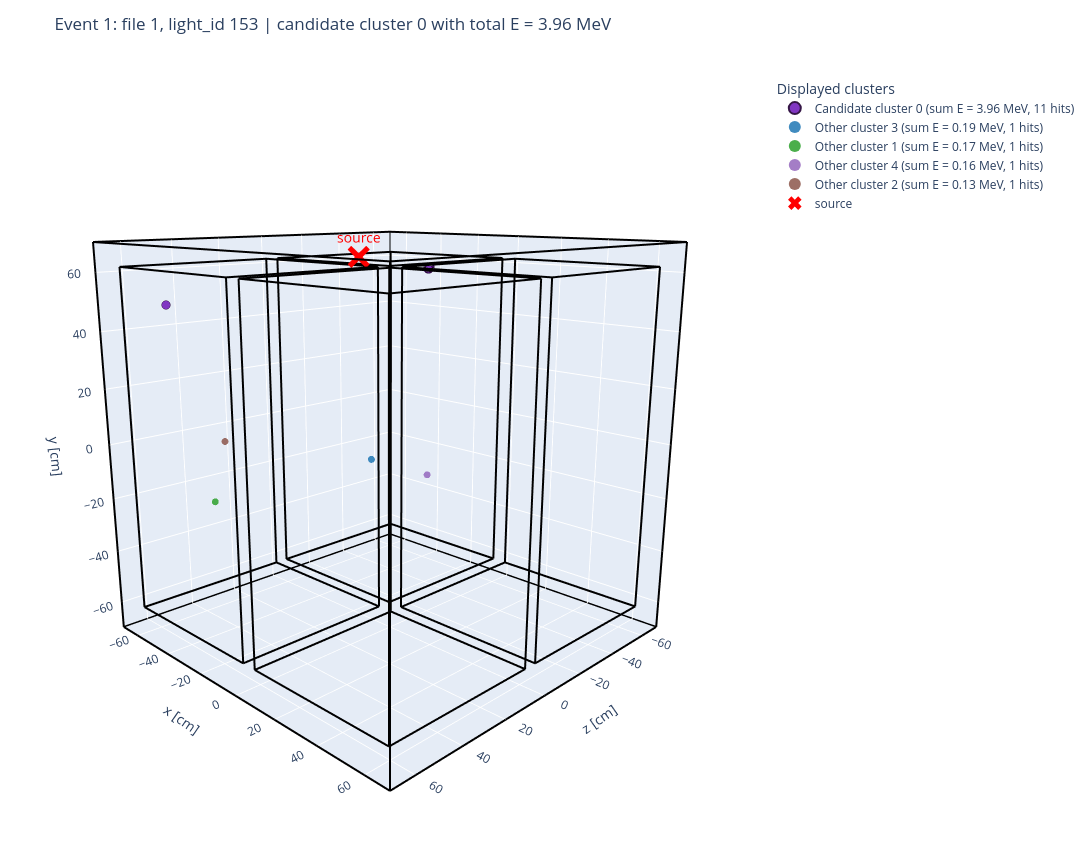
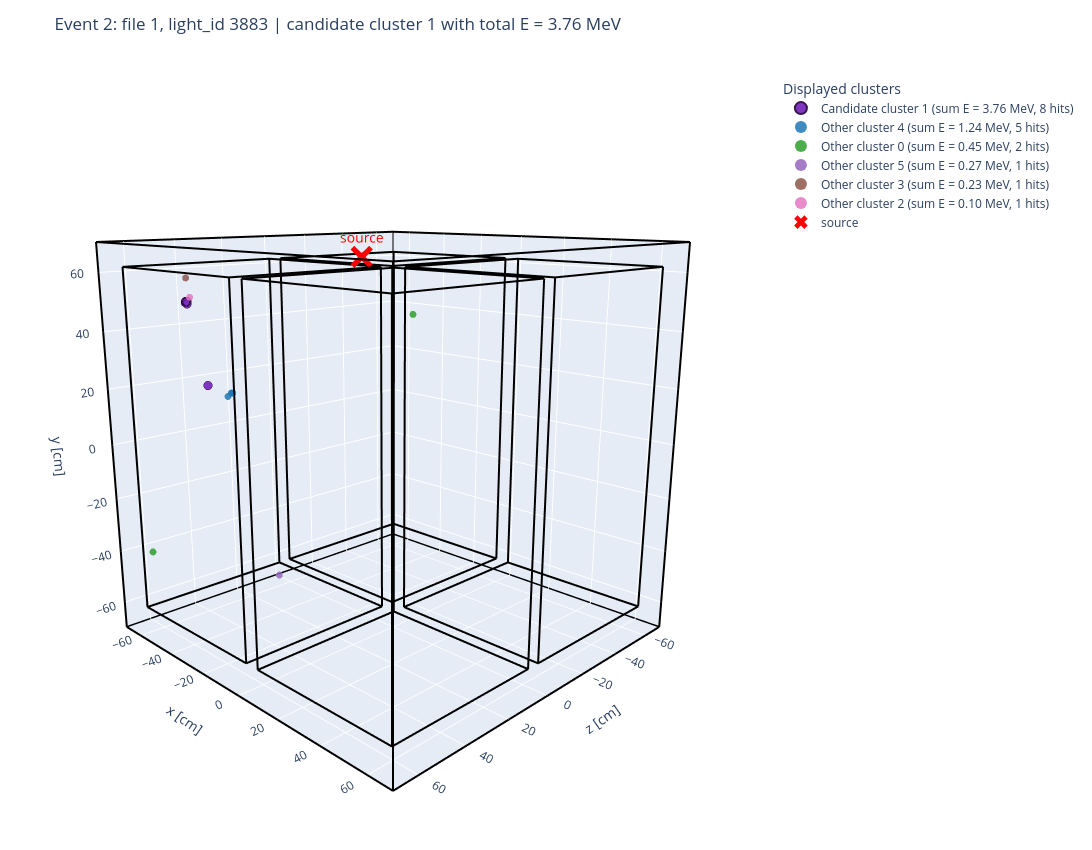
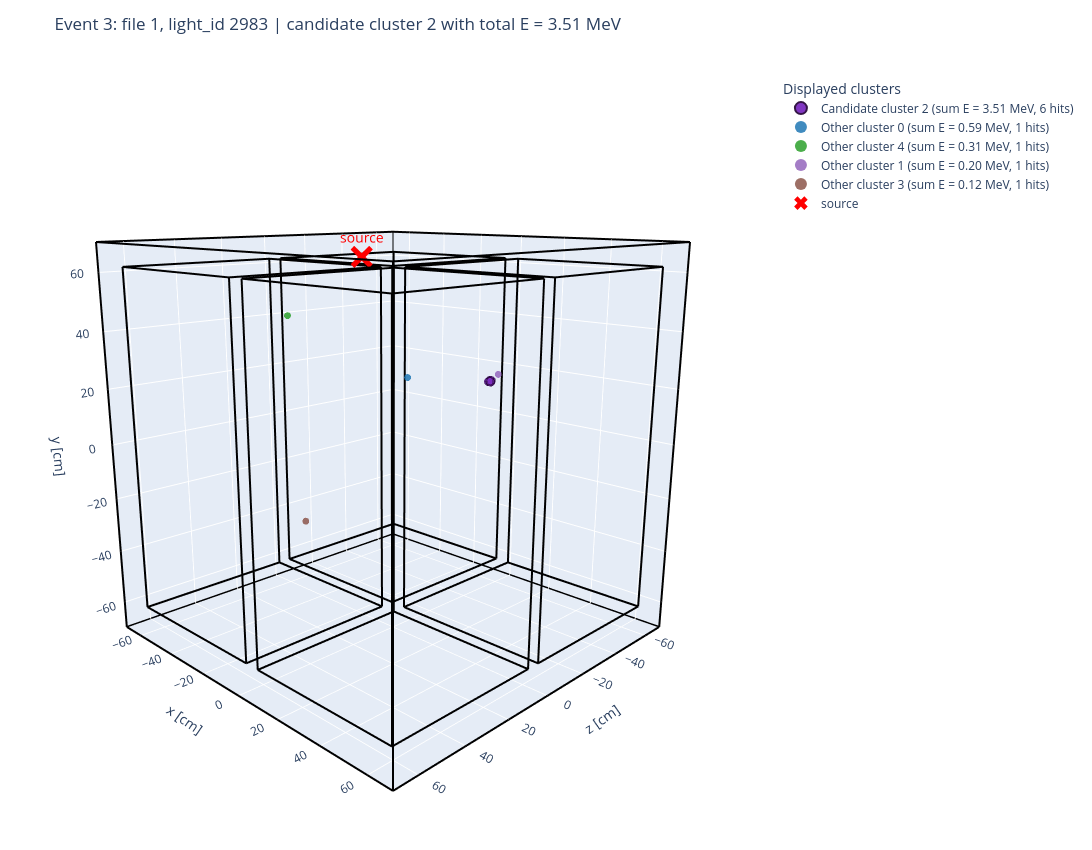
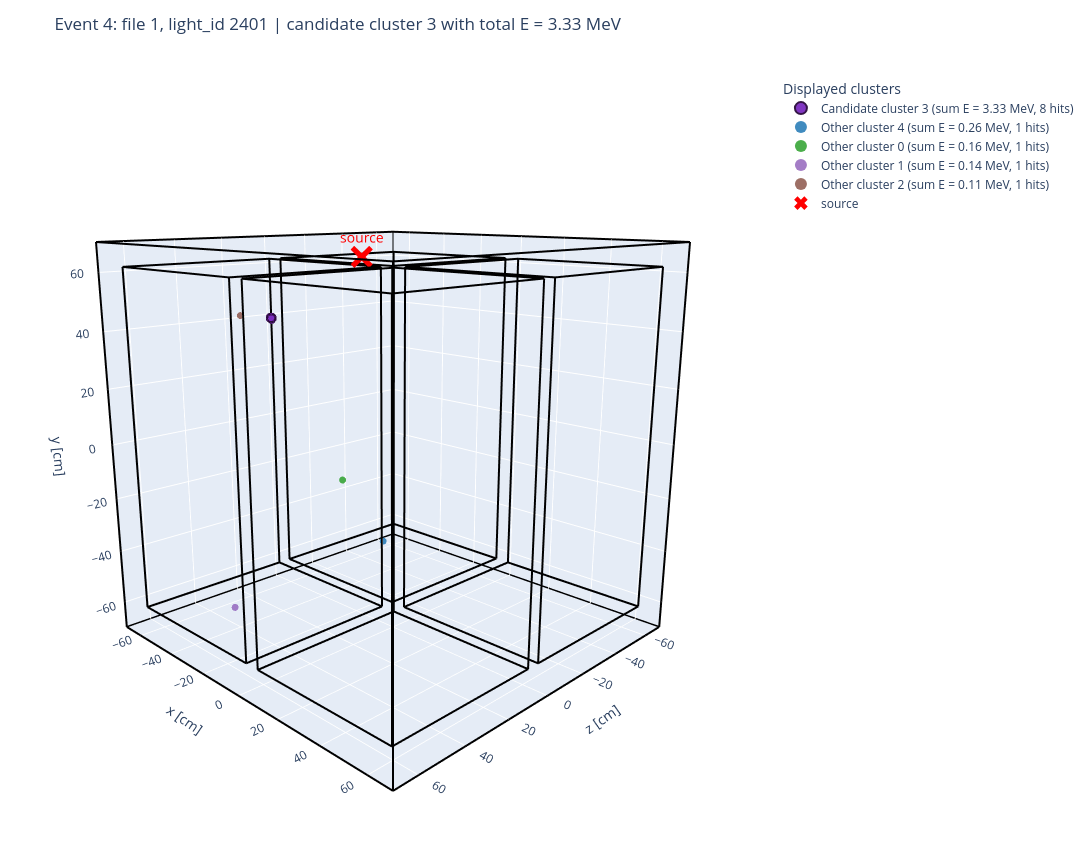

The notebook cell saved with these charts, in order:
### Code cell
other_cluster_palette = [
    "#1f77b4",
    "#2ca02c",
    "#9467bd",
    "#8c564b",
    "#e377c2",
    "#17becf",
]

source_xyz = dict(x=-10, y=65, z=5)

for i, candidate in selected_events.iterrows():
    event_mask = (
        (clustered_df["file_id"] == candidate.file_id)
        & (clustered_df["light_id"] == candidate.light_id)
    )
    event_hits = clustered_df[event_mask].copy()

    candidate_hits = event_hits[event_hits["cluster_label"] == candidate.cluster_label].copy()
    other_hits = event_hits[event_hits["cluster_label"] != candidate.cluster_label].copy()

    title = (
        f"Event {i + 1}: file {int(candidate.file_id)}, light_id {int(candidate.light_id)} | "
        f"candidate cluster {int(candidate.cluster_label)} with total E = {candidate.total_E:.2f} MeV"
    )

    fig = event_display(
        build_hits_array(candidate_hits),
        trace_name=(
            f"Candidate cluster {int(candidate.cluster_label)} "
            f"(sum E = {candidate.total_E:.2f} MeV, {int(candidate.n_hits)} hits)"
        ),
        title=title,
        colorbar_title="Hit E [MeV]",
        colorscale="Purples",
        marker_kwargs={"size": 5, "opacity": 0.95, "color": "#7b2cbf", "showscale": False, "line": {"color": "#2b0a3d", "width": 1}},
        show=False,
        return_fig=True,
    )

    other_summary = summarize_clusters(other_hits)
    for j, other_cluster in other_summary.reset_index(drop=True).iterrows():
        other_cluster_hits = other_hits[other_hits["cluster_label"] == other_cluster.cluster_label]
        color = other_cluster_palette[j % len(other_cluster_palette)]

        fig.add_trace(go.Scatter3d(
            x=other_cluster_hits["x"],
            y=other_cluster_hits["y"],
            z=other_cluster_hits["z"],
            mode="markers",
            marker=dict(size=4, color=color, opacity=0.85),
            name=(
                f"Other cluster {int(other_cluster.cluster_label)} "
                f"(sum E = {other_cluster.total_E:.2f} MeV, {int(other_cluster.n_hits)} hits)"
            ),
        ))

    if other_summary.empty:
        print(
            f"Event file {int(candidate.file_id)}, light_id {int(candidate.light_id)} has no additional clustered hits besides the candidate cluster."
        )

    # Source location marker
    fig.add_trace(go.Scatter3d(
        x=[source_xyz["x"]],
        y=[source_xyz["y"]],
        z=[source_xyz["z"]],
        mode="markers+text",
        marker=dict(symbol="x", size=8, color="red"),
        text=["source"],
        textposition="top center",
        textfont=dict(size=14, color="red"),
        name="source",
        hovertemplate="source<br>x=%{x}<br>y=%{y}<br>z=%{z}<extra></extra>",
    ))

    fig.update_layout(
        width=1250,
        height=850,
        margin=dict(l=20, r=220, t=60, b=20),
        legend=dict(
            title="Displayed clusters",
            itemsizing="constant",
            x=1.02,
            y=0.98,
            xanchor="left",
            yanchor="top",
        ),
        scene=dict(
            camera=dict(
                up=dict(x=0, y=1, z=0),       # y axis points up
                eye=dict(x=1.6, y=0.6, z=1.6),
            ),
        ),
    )

    fig.show()
